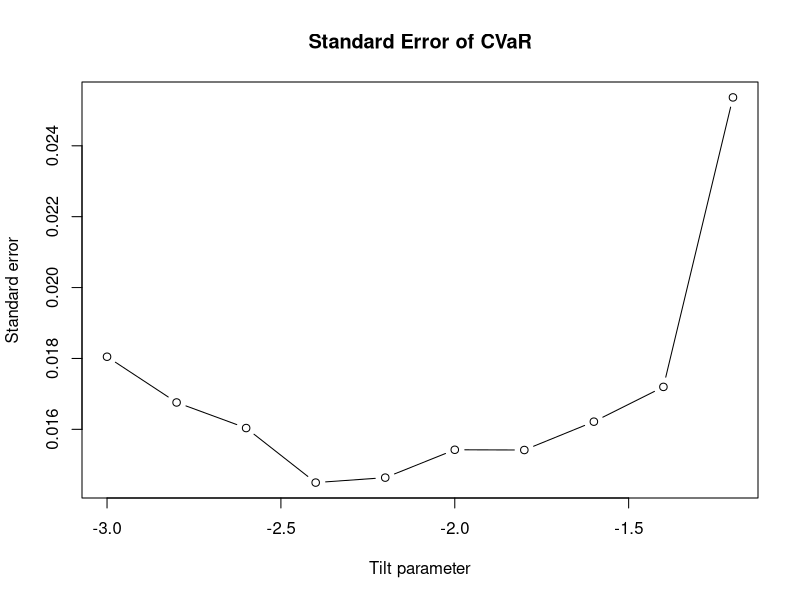
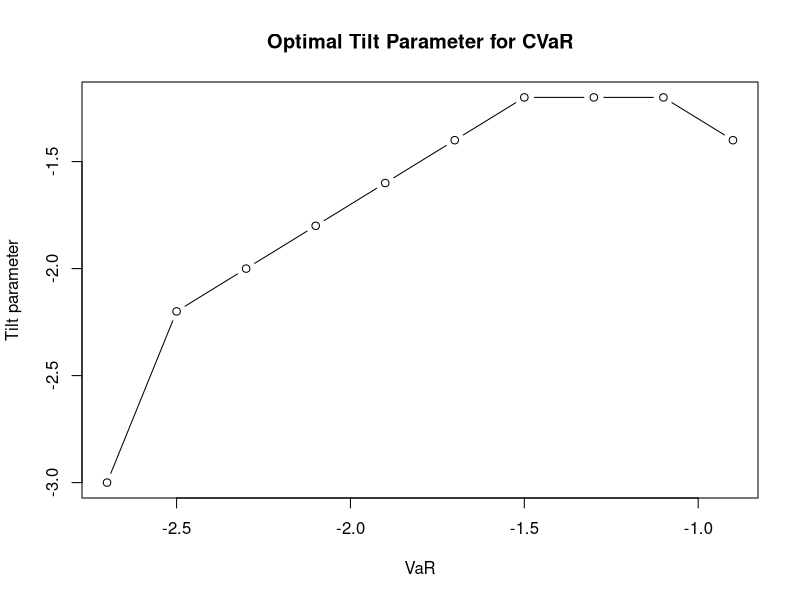

Write R code to recreate these figures, in order.
#################################
### FRE6871 Homework #1 Solution due at 6PM Monday February 2
#################################
# Max score 150pts

# The below solutions are examples,
# Slightly different solutions are also possible.


############## Part I
# Summary: Perform for() and sapply() loops over a vector,
# and then perform the equivalent vectorized operations
# over the vector, and measure the increase in speed.

# First create a vector of random numbers as follows:

set.seed(1121, "Mersenne-Twister", sample.kind="Rejection")
vecv <- sample(1:10)

# You should get the following output:
vecv
# [1]  1  6  9  5  4  3  8  2 10  7


# 1. (20pts) 
# Perform a for() loop to replace those elements 
# of vecv that are greater than "5" with the 
# number "5".
# You can use the functions for() and seq_along(),

for (i in seq_along(vecv)) {
  if (vecv[i] > 5)  {vecv[i] <- 5}
}  # end for

# You should get the following output:
vecv
# [1] 1 5 5 5 4 3 5 2 5 5


# 2. (20pts) 
# Perform exactly the same calculations as in p.1. using 
# an sapply() loop.
# You must use either functions apply() lapply(), or sapply().
# You can also use the functions NROW() and seq_along(),
# and an anonymous function.
# This is an example of sapply() with an anonymous function:

sapply(vecv, function(x) (x^2))

# Run this code first
set.seed(1121, "Mersenne-Twister", sample.kind="Rejection")
vecv <- sample(1:10)

vecv <- sapply(vecv, function(x) {
  if (x > 5) 5 else x
})  # end sapply
# or
vecv <- sapply(seq_along(vecv), function(i) {
  if (vecv[i] > 5) {vecv[i] <- 5} else vecv[i]
})  # end sapply


# 3. (20pts) 
# Perform the same calculations as in p.1, but only 
# using vectorized operations (logical operators and 
# subsetting).
# You cannot use any for() or apply() loops.

# Run this code first
set.seed(1121, "Mersenne-Twister", sample.kind="Rejection")
vecv <- sample(1:10)

vecv[vecv > 5] <- 5


# 4. (20pts) 
# Perform the same calculations as in p.1, but using 
# the function ifelse().
# You cannot use any for() or apply() loops.
# You must use the function ifelse().

# Run this code first
set.seed(1121, "Mersenne-Twister", sample.kind="Rejection")
vecv <- sample(1:10)

vecv <- ifelse(vecv > 5, 5, vecv)


# 5. (10pts) 
# Benchmark the CPU time used by the code from p.2 with 
# the code from p.3, using the function microbenchmark().
# Assign the names "sapply" and "vectorized" to each method.

library(microbenchmark)
summary(microbenchmark(
  sapply=sapply(vecv, function(x) {
    if (x > 5) 5 else x
  }),  # end sapply
  vectorized=(vecv[vecv>5] <- 5),
  times=10))[, c(1, 4, 5)]  # end microbenchmark summary

# You should get output similar to this:
#          expr    mean median
# 1     sapply 500114.9  39099
# 2 vectorized   3910.4   2933



############## Part II
# Summary: Calculate the optimal tilt parameter for 
# the importance sampling of CVaR.

## Run the setup code below.

nsimu <- 1e3 # Number of simulation steps
nboot <- 100 # Number of bootstrap simulations
varisk <- -2 # VaR quantile
lambdaf <- -1.5 # Tilt parameter

# Calculate a matrix of random data
set.seed(1121, "Mersenne-Twister", sample.kind="Rejection")
datav <- matrix(rnorm(nboot*nsimu), ncol=nboot)

## End of setup code.


# 1. (20pts)
# Create a function called boot_cvar(), which
# performs bootstrap simulation, and calculates
# the standard error of CVaR, using importance 
# sampling.
# 
# The function boot_cvar() should accept two 
# arguments:
#   lambdaf = tilt parameter,
#   varisk = VaR value.
# The CVaR value corresponds to the VaR value.
# 
# Hint: adapt the code from the slides:
#  Calculating CVaR Using Importance Sampling
#  The Optimal Tilt Parameter for Importance Sampling

boot_cvar <- function(lambdaf, varisk) {
  datat <- datav + lambdaf  ##  Tilt the random numbers
  weightv <- exp(-lambdaf*datat + lambdaf^2/2) # Weights
  # Bootstrap of CVaR
  cvarv <- sapply(1:NCOL(datav), function(coln) {
    datac <- datat[, coln] # Column of data
    weightc <- weightv[, coln] # Column of weights
    weightm <- (datac <= varisk)*weightc # Truncated weights
    sum(datac*weightm)/sum(weightm) # CVaR estimate
  }) # end sapply
  return(sd(cvarv))
}  # end boot_cvar

# Call boot_cvar() to check that it works correctly.
# You should get output similar to this:
boot_cvar(lambdaf, varisk)
# [1] 0.01615007

# Define a vector of tilt parameters:
lambdav <- seq(-3.0, -1.2, by=0.2)


# Perform an sapply() loop over the vector lambdav 
# and call the function boot_cvar().

stderr <- sapply(lambdav, boot_cvar, varisk=varisk)

# You should get output similar to this:
stderr
# [1] 0.01804857 0.01675801 0.01603641 0.01449753 0.01463759 0.01542356 0.01541681
# [8] 0.01621652 0.01719773 0.02536473

# Plot the lambdav and the standard deviation 
# of CVaR stderr using plot().

plot(lambdav, stderr, type="b", 
     xlab="Tilt parameter", ylab="Standard error",
     main="Standard Error of CVaR")

# Your plot should be similar to boot_tilt_cvar.png

# The plot shows that the optimal tilt parameter
# which minimizes the standard deviation of CVaR
# is close to the varisk value.

# Calculate the optimal tilt parameter which
# minimizes the standard deviation of CVaR.
# You can use the function which.min().

# You should get output similar to this:
lambdav[which.min(stderr)]
# [1] -2.4

# The optimal tilt parameter is close to the 
# varisk value.


# 2. (20pts)
# Create a function called boot_cvar2(), which
# performs the same bootstrap simulation as 
# boot_cvar(), but only using vectorized operations, 
# without using for() or sapply() loops.
# Hint: use the function colSums().

boot_cvar2 <- function(lambdaf, varisk) {
  datat <- datav + lambdaf  ##  Tilt the random numbers
  weightv <- exp(-lambdaf*datat + lambdaf^2/2) # Weights
  # Truncate the weights
  weightv <- (datat <= varisk)*weightv
  # Calculate the CVaR values
  cvarv <- colSums(datat*weightv)/colSums(weightv)
  return(sd(cvarv))
}  # end boot_cvar2


# Call boot_cvar() and boot_cvar2() to check that 
# they give the same results.
# You should get the output:
all.equal(boot_cvar(lambdaf, varisk), 
          boot_cvar2(lambdaf, varisk))
# [1] TRUE


# Benchmark the CPU times used by boot_cvar() and 
# boot_cvar2(), using the function microbenchmark().

library(microbenchmark)
summary(microbenchmark(
  boot_cvar=boot_cvar(lambdaf, varisk),
  boot_cvar2=boot_cvar2(lambdaf, varisk),
  times=10))[, c(1, 4, 5)]  # end microbenchmark summary

# You should get output similar to the following:

#         expr     mean   median
# 1  boot_cvar 2.087663 1.802524
# 2 boot_cvar2 1.964523 1.255420

# This shows that boot_cvar2() is slightly faster
# than boot_cvar() because it avoids loops.


# 3. (20pts)
# Define a vector of VaR values:

varv <- seq(-2.7, -0.8, by=0.2)

# Calculate the optimal tilt parameters for the 
# vector of VaR values.
# Perform an sapply() loop over the vector varvv, 
# and for each VaR value, calculate the optimal 
# tilt parameter.
# You must use the function boot_cvar2().
# Hint: You should call boot_cvar2() inside a 
# second sapply() loop.

lambopt <- sapply(varv, function(varisk) {
  stderr <- sapply(lambdav, boot_cvar2, varisk=varisk)
  return(lambdav[which.min(stderr)])
}) # end sapply


# You should get output similar to this:
lambopt
# [1] -3.0 -2.2 -2.0 -1.8 -1.6 -1.4 -1.2 -1.2 -1.2 -1.4

# Plot the varv and lambopt using plot().

plot(varv, lambopt, type="b", 
     xlab="VaR", ylab="Tilt parameter",
     main="Optimal Tilt Parameter for CVaR")

# Your plot should be similar to boot_tilt_cvar_opt.png

# The plot shows that the optimal tilt parameter
# is more negative (more tilting is needed) with
# a more negative VaR value (higher confidence level).


